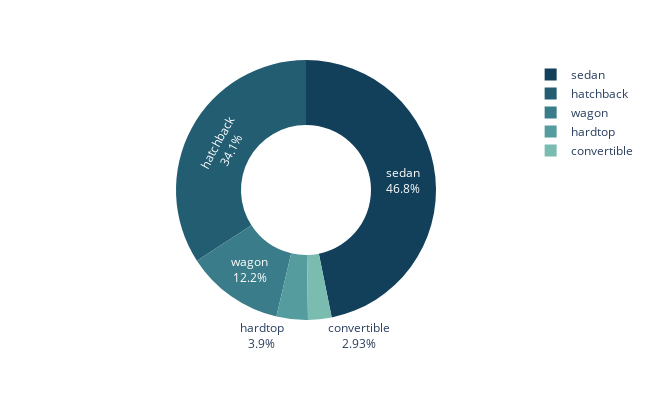

The notebook cell this image was saved under:
### Code cell
carbody = df['carbody'].value_counts().reset_index()
carbody.columns = ['carbody', 'value_counts']

fig = px.pie(carbody, names = 'carbody', values = 'value_counts', color_discrete_sequence = 
      px.colors.sequential.Darkmint_r, width = 650, height = 400, hole = 0.5)
fig.update_traces(textinfo = 'percent+label')

### Figure 1 — Plotly figure (JSON) as saved in the notebook; plotly's stock layout.template omitted (floating-point values rounded to 4 significant figures)
{"data": [{"domain": {"x": [0, 1], "y": [0, 1]}, "hole": 0.5, "hovertemplate": "carbody=%{label}<br>value_counts=%{value}<extra></extra>", "labels": ["sedan", "hatchback", "wagon", "hardtop", "convertible"], "legendgroup": "", "name": "", "showlegend": true, "textinfo": "percent+label", "type": "pie", "values": [96, 70, 25, 8, 6]}], "layout": {"height": 400, "legend": {"tracegroupgap": 0}, "margin": {"t": 60}, "piecolorway": ["rgb(18, 63, 90)", "rgb(35, 93, 114)", "rgb(58, 124, 137)", "rgb(85, 156, 158)", "rgb(123, 188, 176)", "rgb(165, 219, 194)", "rgb(210, 251, 212)"], "width": 650}}
